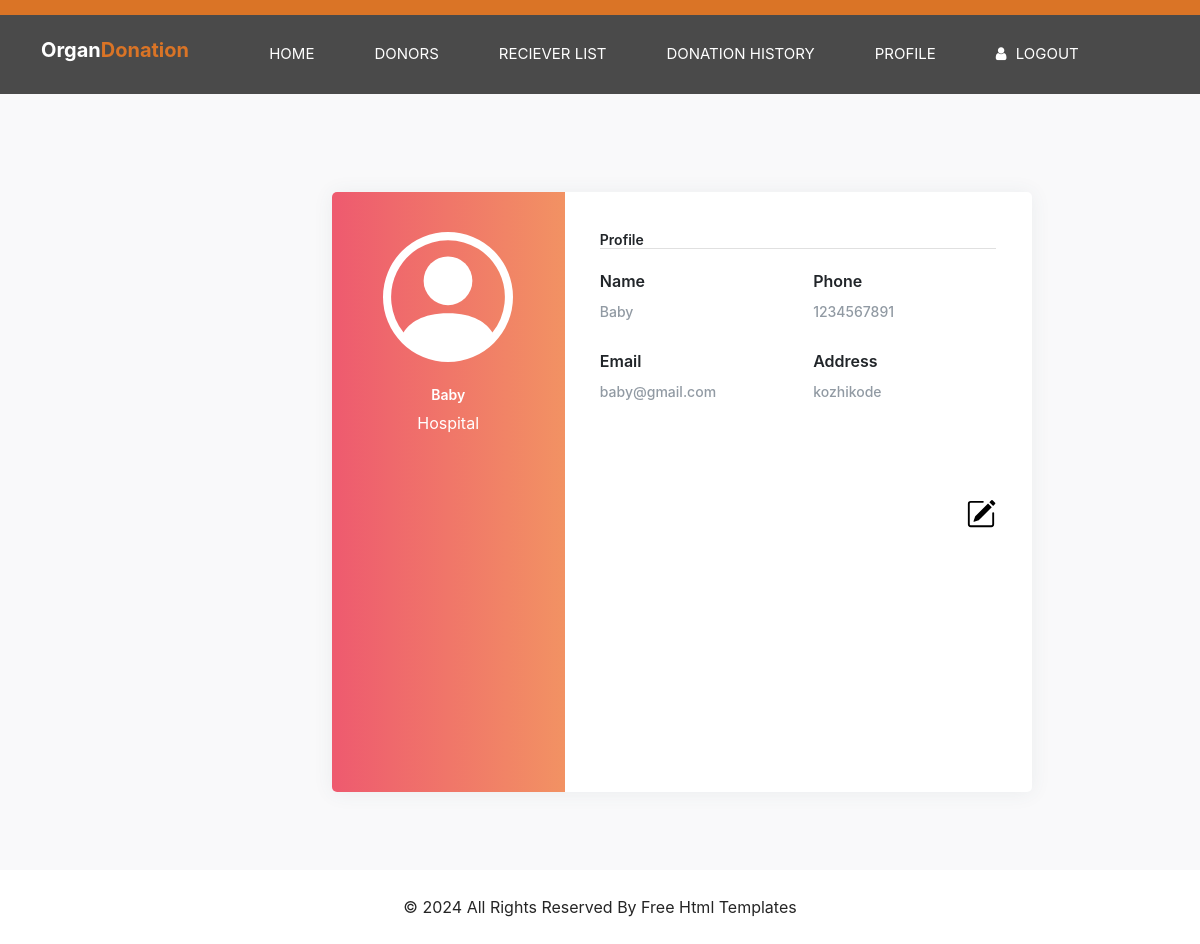
Page /hospitalprofile (signed in) on the committed database.
### app/models.py (models this page shows, shortened)
class hospital(models.Model):
    status_choice=(('accepted','accepted'),('rejected','rejected'),('pending','pending'))
    Hospital_name = models.CharField(max_length=200)
    phone_no = models.IntegerField(unique=True)
    Email_id  = models.CharField(max_length=200,unique=True)
    location = models.CharField(max_length=200)
    password = models.CharField(max_length=200,null=True,blank=True)
    status=models.CharField(choices=status_choice,default='pending',max_length=200)

### app/views.py (the view)
# urls.py: path('hospitalprofile',views.hospitalprofile,name='hospitalprofile'),
def hospitalprofile(request):
    tem=request.session['hid']
    data=hospital.objects.get(id=tem)
    return render(request,'hospitalprofile.html',{'result':data})

### template/hospitalprofile.html (shortened to what this page needs)
    {% extends 'hospital.html' %}
    {% block content %}
<head>
    <link rel="stylesheet" href="https://cdn.jsdelivr.net/npm/bootstrap@4.6.2/dist/css/bootstrap.min.css">
</head>
<body>
    <div class="page-content page-container" id="page-content" style="margin-top: 50px;">
        <div class="padding">
            <div class="row container d-flex justify-content-center">
    <div class="col-xl-6 col-md-12" >
        <div class="card user-card-full" style="width: 700px;">
            <div class="row m-l-0 m-r-0" style="height: 600px;">
                <div class="col-sm-4 bg-c-lite-green user-profile">
                    <div class="card-block text-center text-white">
                        <div class="m-b-25">
                        </div>
                        <h6 class="f-w-600">{{result.Hospital_name}}</h6>
                        <p>Hospital</p>
                        </div>
                    </div>
                    <div class="col-sm-8">
                        <div class="card-block">
                            <h6 class="m-b-20 p-b-2 b-b-default f-w-600" style="margin-top: 20px;">Profile</h6>
                                <div class="row">
                                    <div class="col-sm-6">
                                        <p class="m-b-10 f-w-600">Name</p>
                                        <h6 class="text-muted f-w-400">{{result.Hospital_name}}</h6>
                                    </div>
                                <div class="col-sm-6">
                                    <p class="m-b-10 f-w-600">Phone</p>
                                    <h6 class="text-muted f-w-400">{{result.phone_no}}</h6>
                                </div>
                            </div>
                            <div class="row">
                                <div class="col-sm-6">
                                    <p class="m-b-10 f-w-600">Email</p>
                                    <h6 class="text-muted f-w-400">{{result.Email_id}}</h6>
                                </div>
                                <div class="col-sm-6">
                                    <p class="m-b-10 f-w-600">Address</p>
                                    <h6 class="text-muted f-w-400">{{result.location}}</h6>
                                </div>
                            </div>
                            <div class="row">
                                <div class="col-sm-6">
                                </div>
                            </div>
                            <div style="display: flex;justify-content: end;margin-top: 60px;">
                            <a href="{% url 'hospitalupdat' id=result.id %}"></a>
                            </div>
                            </div>
                        </div>
                    </div>
                </div>
            </div>
        </div>
    </div>
</div>
</body>
{% endblock %}

### static/css/style.css (style rules this page uses)
body { font-family: 'Poppins', sans-serif; color: #0c0c0c; background-color: #ffffff; overflow-x: hidden; }
a, a:hover, a:focus { text-decoration: none; }

### static/css/responsive.css (style rules this page uses)
@media (min-width: 1200px) { .container { max-width: 1170px; } }

### template/hospital.html (style rules this page uses)
:root { --blue: #007bff; --indigo: #6610f2; --purple: #6f42c1; --pink: #e83e8c; --red: #dc3545; --orange: #fd7e14; --yellow: #ffc107; --green: #28a745; --teal: #20c997; --cyan: #17a2b8; --white: #fff; --gray: #6c757d; --gray-dark: #343a40; --primary: #007bff; --secondary: #6c757d; --success: #28a745; --info: #17a2b8; --warning: #ffc107; --danger: #dc3545; --light: #f8f9fa; --dark: #343a40; --breakpoint-xs: 0; --breakpoint-sm: 576px; --breakpoint-md: 768px; --breakpoint-lg: 992px; --breakpoint-xl: 1200px; --font-family-sans-serif: -apple-system, BlinkMacSystemFont, "Segoe UI", Roboto, "Helvetica Neue", Arial, "Noto Sans", sans-serif, "Apple Color Emoji", "Segoe UI Emoji", "Segoe UI Symbol", "Noto Color Emoji"; --font-family-monospace: SFMono-Regular, Menlo, Monaco, Consolas, "Liberation Mono", "Courier New", monospace; }
*, *::before, *::after { box-sizing: border-box; }
html { font-family: sans-serif; line-height: 1.15; -webkit-text-size-adjust: 100%; -webkit-tap-highlight-color: rgba(0, 0, 0, 0); }
body { margin: 0; font-family: -apple-system, BlinkMacSystemFont, "Segoe UI", Roboto, "Helvetica Neue", Arial, "Noto Sans", sans-serif, "Apple Color Emoji", "Segoe UI Emoji", "Segoe UI Symbol", "Noto Color Emoji"; font-size: 1rem; font-weight: 400; line-height: 1.5; color: #212529; text-align: left; background-color: #fff; }
h1, h2, h3, h4, h5, h6 { margin-top: 0; margin-bottom: 0.5rem; }
p { margin-top: 0; margin-bottom: 1rem; }
a { color: #007bff; text-decoration: none; background-color: transparent; }
svg { overflow: hidden; vertical-align: middle; }
h1, h2, h3, h4, h5, h6, .h1, .h2, .h3, .h4, .h5, .h6 { margin-bottom: 0.5rem; font-weight: 500; line-height: 1.2; }
h6, .h6 { font-size: 1rem; }
.container { width: 100%; padding-right: 15px; padding-left: 15px; margin-right: auto; margin-left: auto; }
@media (min-width: 576px) { .container { max-width: 540px; } }
@media (min-width: 768px) { .container { max-width: 720px; } }
@media (min-width: 992px) { .container { max-width: 960px; } }
@media (min-width: 1200px) { .container { max-width: 1140px; } }
.row { display: -ms-flexbox; display: flex; -ms-flex-wrap: wrap; flex-wrap: wrap; margin-right: -15px; margin-left: -15px; }
.col-1, .col-2, .col-3, .col-4, .col-5, .col-6, .col-7, .col-8, .col-9, .col-10, .col-11, .col-12, .col, .col-auto, .col-sm-1, .col-sm-2, .col-sm-3, .col-sm-4, .col-sm-5, .col-sm-6, .col-sm-7, .col-sm-8, .col-sm-9, .col-sm-10, .col-sm-11, .col-sm-12, .col-sm, .col-sm-auto, .col-md-1, .col-md-2, .col-md-3, .col-md-4, .col-md-5, .col-md-6, .col-md-7, .col-md-8, .col-md-9, .col-md-10, .col-md-11, .col-md-12, .col-md, .col-md-auto, .col-lg-1, .col-lg-2, .col-lg-3, .col-lg-4, .col-lg-5, .col-lg-6, .col-lg-7, .col-lg-8, .col-lg-9, .col-lg-10, .col-lg-11, .col-lg-12, .col-lg, .col-lg-auto, .col-xl-1, .col-xl-2, .col-xl-3, .col-xl-4, .col-xl-5, .col-xl-6, .col-xl-7, .col-xl-8, .col-xl-9, .col-xl-10, .col-xl-11, .col-xl-12, .col-xl, .col-xl-auto { position: relative; width: 100%; padding-right: 15px; padding-left: 15px; }
@media (min-width: 576px) { .col-sm-4 { -ms-flex: 0 0 33.333333%; flex: 0 0 33.333333%; max-width: 33.333333%; } }
@media (min-width: 576px) { .col-sm-6 { -ms-flex: 0 0 50%; flex: 0 0 50%; max-width: 50%; } }
@media (min-width: 576px) { .col-sm-8 { -ms-flex: 0 0 66.666667%; flex: 0 0 66.666667%; max-width: 66.666667%; } }
@media (min-width: 768px) { .col-md-12 { -ms-flex: 0 0 100%; flex: 0 0 100%; max-width: 100%; } }
@media (min-width: 1200px) { .col-xl-6 { -ms-flex: 0 0 50%; flex: 0 0 50%; max-width: 50%; } }
.card { position: relative; display: -ms-flexbox; display: flex; -ms-flex-direction: column; flex-direction: column; min-width: 0; word-wrap: break-word; background-color: #fff; background-clip: border-box; border: 1px solid rgba(0, 0, 0, 0.125); border-radius: 0.25rem; }
.d-flex { display: -ms-flexbox !important; display: flex !important; }
.justify-content-center { -ms-flex-pack: center !important; justify-content: center !important; }

### rows in the picture
hospital: Hospital_name "Baby", phone_no "1234567891", Email_id "baby@gmail.com", location "kozhikode"
